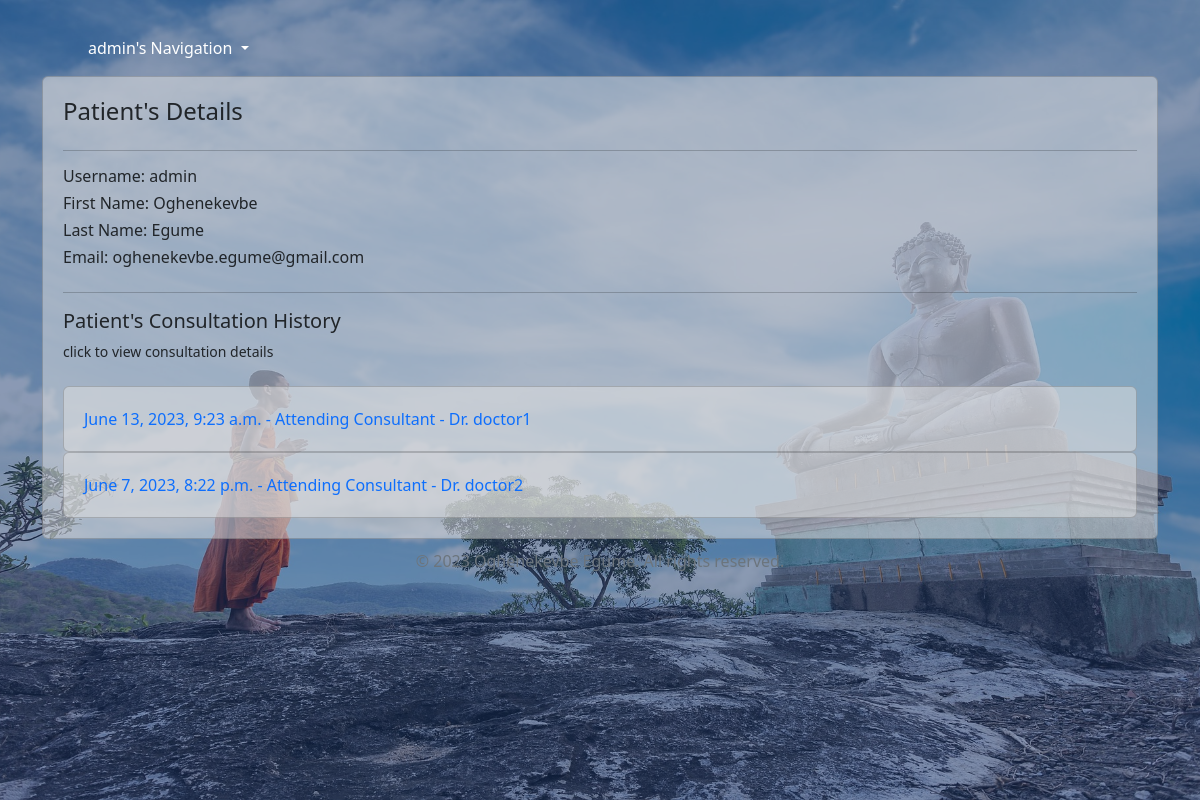
The app's page /patient_detail/9 (signed in) with its own data.
### life/models.py (models this page shows, shortened)
class Patient(models.Model):
    user = models.ForeignKey(User, on_delete=models.CASCADE, null=True, related_name='consultation')

class Consultation(models.Model):
    doctor = models.ForeignKey(Doctor, on_delete=models.CASCADE, null=True, related_name='patient')
    patient = models.ForeignKey(Patient, on_delete=models.CASCADE)
    date = models.DateTimeField(default=datetime.now)
    complaint = models.TextField(default='')
    comment = models.ForeignKey('ConsultationComment', on_delete=models.CASCADE, null=True, blank=True, related_name='consultation_comments')
    class Meta:
        ordering = ['-date']

class Doctor(models.Model):
    user = models.ForeignKey(User, on_delete=models.CASCADE, null=True)
    def __str__(self):
        if self.user:
            return f'Dr. {self.user.username}'
        else:
            return 'Unassigned Doctor'

### life/views.py (the view)
# urls.py: path("patient_detail/<str:pk>", PatientProfileDetail.as_view(), name="patient_detail"),
class PatientProfileDetail(StaffMixin,DetailView):
    model = Patient
    template_name = "patient_detail.html"
    def get_context_data(self, **kwargs):
        context = super().get_context_data(**kwargs)
        patients = self.get_object()
        consultation = self.object.consultation_set.all()
        context['consultation'] = consultation
        context["patients"] = patients
        return context

### life/views.py (called while the page is built)
    def test_func(self):
        return self.request.user.is_staff

### life/templates/patient_detail.html (shortened to what this page needs)
{% extends 'base.html' %}
{% block content %}
    <div class="container">
        <div class="row">
           <div class="card" style="background-color: rgba(225, 225, 225, 0.5); padding: 20px;">
            <h4>Patient's Details</h4>
            <hr>
            <h6>Username: {{patient.user}}</h6>
            <h6>First Name: {{patient.user.first_name}}</h6>
            <h6>Last Name: {{patient.user.last_name}}</h6>
            <h6>Email: {{patient.user.email}}</h6>
            <hr>
            <h5>Patient's Consultation History</h5>
            <small>click to view consultation details</small> <br>
            <div class="consult-history">
                {% if consultation %}
                    {% for patient in consultation %}
                        <div class="card" style="background-color: rgba(225, 225, 225, 0.5); padding: 20px;">
                            <a href="{% url 'professional_detail' patient.pk %}" style="text-decoration: none;">{{patient.date}} - Attending Consultant - {{patient.doctor}} </a>
                        </div>
                    {% endfor %}
                {% else %}
                    <em>There are no consultations for this patient</em>
                {% endif %}
            </div>
            </div>
        </div>
    </div>
{% endblock content %}

### life/templates/base.html (shortened to what this page needs)
{% load static %}
<!DOCTYPE html>
<html lang="en">
<head>
  <link rel="stylesheet" href="{% static 'css/bootstrap.min.css' %} ">
  <link rel="stylesheet" href="{% static 'css/base.css' %} ">
  <link href="https://unpkg.com/aos@2.3.1/dist/aos.css" rel="stylesheet">
</head>
<body>
  <div class="overlay"> </div>
  <div class="content">
    <nav class="navbar navbar-expand-lg bg-body-tertiary">
      <div class="container-fluid">
        <div class="collapse navbar-collapse" id="navbarSupportedContent">
          <ul class="navbar-nav me-auto mb-2 mb-lg-0">
            <li class="nav-item dropdown mx-5">
              <a class="nav-link dropdown-toggle" href="#" role="button" data-bs-toggle="dropdown" aria-expanded="false">
                {% if user.is_authenticated %}{{user.username}}'s{% else %}Guest's{% endif %} Navigation
              </a>
            </li>
          </ul>
        </div>
      </div>
    </nav>
    <div class="container">
      {% block content %}
      {% endblock content %}
    </div>
    <footer style="width: 100%; margin-top: 10px;">
      <div class="container-fluid text-center">
        <p class=" text-secondary mt-1">&copy; 2023 Oghenekevbe Egume. All rights reserved.</p>
      </div>
    </footer>
  </div>
</body>
</html>

### static/css/base.css (style rules this page uses)
body { background-size: cover; background-position: center; transition: background 0.5s ease-in-out; position: relative; min-height: 100vh; max-height: max-content; }
.overlay { position: absolute; top: 0; right: 0; bottom: 0; left: 0; background-color: rgba(25, 55, 109, 0.5); min-height: 100vh; max-height: max-content; }
.content { z-index: 1; position: relative; padding: 20px; }
.navbar { background-color: rgba(185, 237, 221, 0)!important ; }
.nav-item a { color: #fff !important; }

### records on screen
Patient: user "admin", user.first_name "Oghenekevbe", user.last_name "Egume", user.email "oghenekevbe.egume@gmail.com"
Consultation: date "June 13, 2023, 9:23 a.m.", doctor "Dr. doctor1"
Consultation: date "June 7, 2023, 8:22 p.m.", doctor "Dr. doctor2"

### other values on screen
{{ user.username }} "admin"
